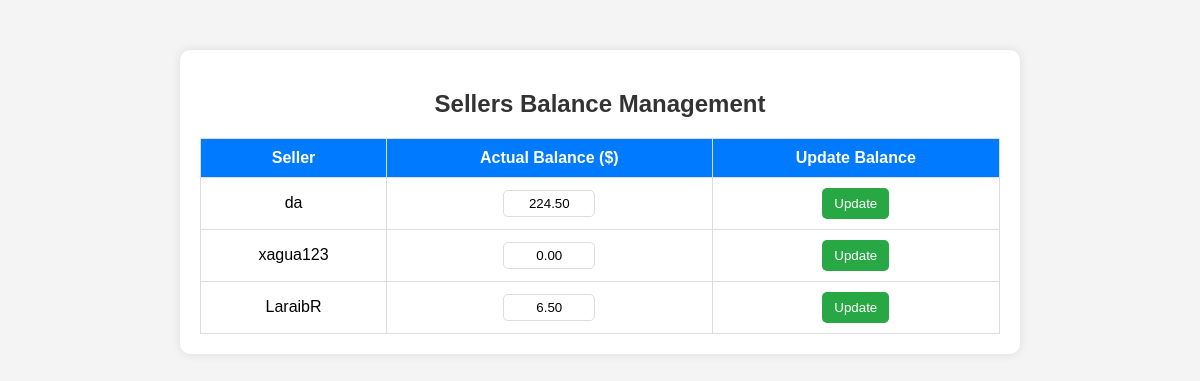
The app's page /pages/support/update_balance.php with its own data.
### tables this page shows
CREATE TABLE `users` (
  `id` int(11) NOT NULL,
  `username` varchar(255) NOT NULL,
  `password` varchar(255) NOT NULL,
  `jabber` varchar(255) DEFAULT NULL,
  `telegram` varchar(255) DEFAULT NULL,
  `secret_code` varchar(50) DEFAULT NULL,
  `created_at` timestamp NOT NULL DEFAULT current_timestamp(),
  `balance` decimal(10,2) NOT NULL DEFAULT 0.00,
  `seller` tinyint(1) NOT NULL DEFAULT 0,
  `seller_percentage` int(11) DEFAULT 0,
  `credit_cards_balance` decimal(10,2) NOT NULL DEFAULT 0.00,
  `credit_cards_total_earned` decimal(10,2) NOT NULL DEFAULT 0.00,
  `dumps_balance` decimal(10,2) NOT NULL DEFAULT 0.00,
  `dumps_total_earned` decimal(10,2) NOT NULL DEFAULT 0.00,
  `banned` tinyint(1) NOT NULL DEFAULT 0,
  `role` int(11) NOT NULL DEFAULT 0,
  `status` varchar(255) NOT NULL DEFAULT 'active',
  `active` int(11) NOT NULL DEFAULT 0,
  `total_earned` decimal(10,2) DEFAULT 0.00,
  `seller_actual_balance` decimal(10,2) DEFAULT 0.00
);

### pages/support/update_balance.php (the view, shortened to what this page needs)
<?php
include_once('../../config.php');
$stmt = $pdo->prepare("SELECT id, username, (credit_cards_balance + dumps_balance) AS actual_balance FROM users WHERE seller = 1");
$stmt->execute();
$sellers = $stmt->fetchAll(PDO::FETCH_ASSOC);
?>
<!DOCTYPE html>
<html lang="en">
<head>
</head>
<body>
    <div class="container">
        <h2>Sellers Balance Management</h2>
        <table>
            <thead>
                <tr>
                    <th>Seller</th>
                    <th>Actual Balance ($)</th>
                    <th>Update Balance</th>
                </tr>
            </thead>
            <tbody>
                <?php foreach ($sellers as $seller): ?>
                <tr>
                    <td><?php echo htmlspecialchars($seller['username']); ?></td>
                    <td><input type="number" id="balance_<?php echo $seller['id']; ?>" value="<?php echo number_format($seller['actual_balance'], 2); ?>"></td>
                    <td>
                        <button onclick="showConfirmationPopup(<?php echo $seller['id']; ?>, '<?php echo htmlspecialchars($seller['username']); ?>', <?php echo number_format($seller['actual_balance'], 2); ?>)">Update</button>
                    </td>
                </tr>
                <?php endforeach; ?>
            </tbody>
        </table>
    </div>
</body>
</html>

### pages/support/update_balance.php (style rules this page uses)
body { font-family: Arial, sans-serif; background-color: #f4f4f4; text-align: center; margin: 0; padding: 0; }
.container { width: 90%; max-width: 800px; margin: 50px auto; background: #fff; padding: 20px; border-radius: 10px; box-shadow: 0 0 10px rgba(0, 0, 0, 0.1); }
h2 { color: #333; }
table { width: 100%; border-collapse: collapse; margin-top: 20px; }
th, td { padding: 10px; border: 1px solid #ddd; text-align: center; }
th { background-color: #007bff; color: white; }
button { background-color: #28a745; color: white; border: none; padding: 8px 12px; cursor: pointer; border-radius: 5px; }
input[type='number'] { width: 80px; padding: 5px; text-align: center; border: 1px solid #ddd; border-radius: 5px; -moz-appearance: textfield; }

### records on screen
users: username "da", actual_balance "224.50"
users: username "xagua123", actual_balance "0.00"
users: username "LaraibR", actual_balance "6.50"
